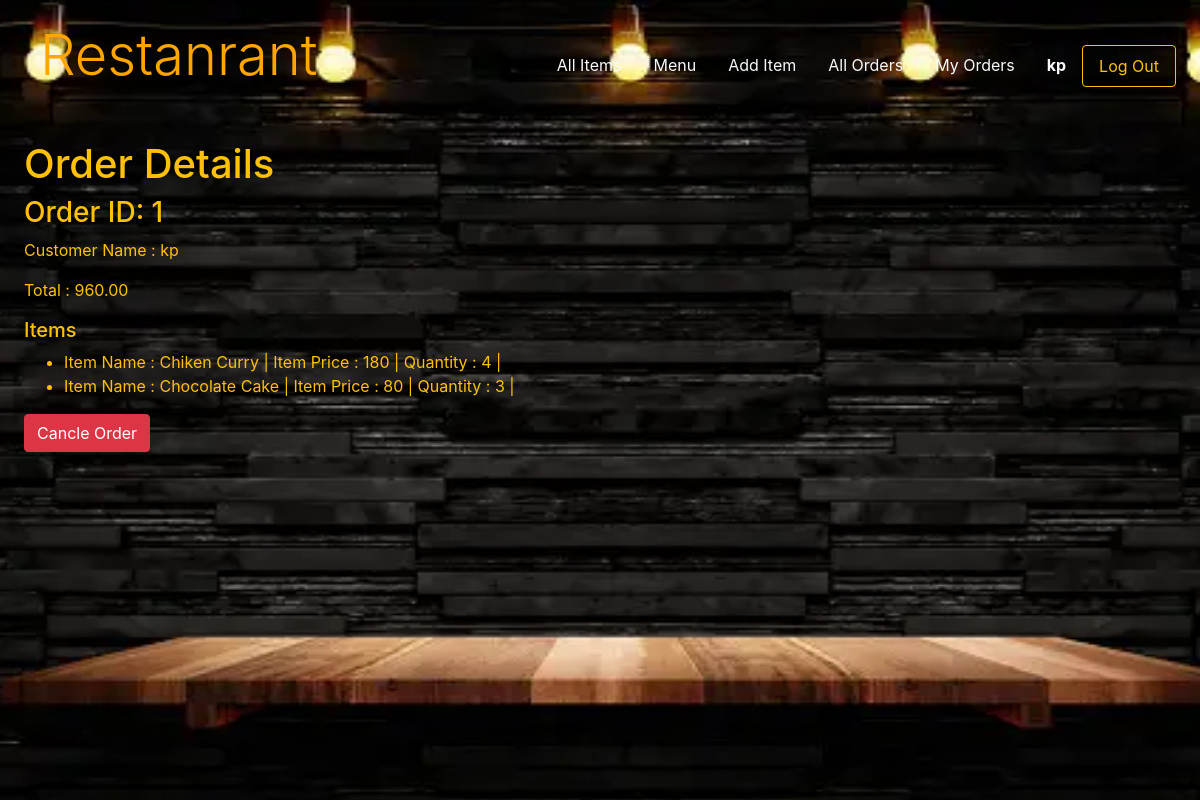
The app's page /myorders (signed in) with its own data.
### restaurant/models.py (models this page shows, shortened)
class User(AbstractUser):
    def __str__(self):
        return f"{self.id} : {self.username}"

class Order(models.Model):
    user = models.ForeignKey(User, on_delete=models.CASCADE, related_name="orders")
    items = models.ManyToManyField(Sale,blank=True)
    total = models.DecimalField(max_digits=10, decimal_places=2, default=0)
    timestamp = models.DateTimeField(auto_now_add=True)

class Sale(models.Model):
    user = models.ForeignKey(User, on_delete=models.CASCADE, related_name="order")
    item = models.ForeignKey(Item, on_delete=models.CASCADE, related_name="sales")
    quantity = models.IntegerField(default=0,validators=[MaxValueValidator(10)])

class Item(models.Model):
    name = models.CharField(max_length=64)
    price = models.IntegerField()
    vegBool = models.BooleanField(default=True)
    rating = models.DecimalField(max_digits=2, decimal_places=1, validators=[MaxValueValidator(5)])
    imageURL = models.URLField(blank=True)
    category = models.ForeignKey(Category, blank=True,null=True ,on_delete=models.CASCADE, related_name="cat")

### restaurant/views.py (the view)
# urls.py: path("myorders", views.myorders, name="myorders"),
def myorders(request):
    order = Order.objects.filter(user=request.user)
    return render(request,"restaurant/myorder.html",{
        "orders":order
    })

### restaurant/templates/restaurant/myorder.html (shortened to what this page needs)
{% extends "restaurant/layout.html" %}
{% block body %}
<h1>Order Details</h1>
<div id="myorder">
    {% for order in orders %}
    <h3>Order ID: {{order.id}}</h3>
    <p>Customer Name : {{order.user.username}}</p>
    <p>Total : {{order.total}}</p>
    <h5>Items</h5>
    <ul>
        {% for item in order.items.all %}
            {% if item.quantity %}
            <li>Item Name : {{item.item.name}} | Item Price : {{item.item.price}} | Quantity : {{item.quantity}} | </li>
            {% endif %}
        {% endfor %}
    </ul>
    {% if order.total %}
    <form action="{% url 'cancleorder' %}" method="post">
        <input type="submit" class="btn btn-danger" value="Cancle Order">
    </form>
    {% endif %}
    {% endfor %}
</div>
{% endblock %}

### restaurant/templates/restaurant/layout.html (shortened to what this page needs)
{% load static %}
<!DOCTYPE html>
<html lang="en">
<head>
    <link rel="stylesheet" href="https://stackpath.bootstrapcdn.com/bootstrap/4.4.1/css/bootstrap.min.css">
</head>
<body class="p-4 text-warning">
    <img src="{% static 'restaurant/img5.webp' %}" alt="" style="height: 102%;width: 120%;position: fixed;top: 0;left:-100px;z-index: -1;">
    <ul class="nav d-flex justify-content-between ">
        <li class="nav-item position-relative" style="top: -10px;">
            <a class="nav-link display-4 display-sm-4" style="color: orange;"  href="{% url 'index' %}">Restanrant</a>
        </li>
        <div class="align-self-center d-flex " id="navbarNav">
            {% if user.is_authenticated %}
                <li class="nav-item ">
                    <a class="nav-link text-light" href="{% url 'index' %}" id="allitems">All Items</a>
                </li>
                <li class="nav-item ">
                    <a class="nav-link text-light" id="menua" href="{% url 'menu' %}">Menu</a>
                </li>
            {% endif %}
                {% if user.is_superuser %}
                <li class="nav-item">
                    <a class="nav-link text-light" href="{%url 'add'%}">Add Item</a>
                </li>
                <li class="nav-item">
                    <a class="nav-link text-light" href="{% url 'allorders' %}">All Orders</a>
                </li>
                {% endif %}
                {% if user.is_authenticated %}
                <li class="nav-item">
                    <a class="nav-link text-light" href="{% url 'myorders' %}">My Orders</a>
                </li>
                <li class="nav-item">
                    <a class="nav-link text-light" href="{% url 'index' %}"><strong>{{ user.username }}</strong></a>
                </li>
                <li class="nav-item">
                    <a class="nav-link btn btn-outline-warning " href="{% url 'logout' %}">Log Out</a>
                </li>
                {% endif %}
        </div>
    </ul>
    <hr>
    {% block body %}
    {% endblock %}
</body>
</html>

### records on screen
User: username "kp"
Order: id "1", user.username "kp", total "960.00"
Sale: item.name "Chiken Curry", item.price "180", quantity "4"
Sale: item.name "Chocolate Cake", item.price "80", quantity "3"
